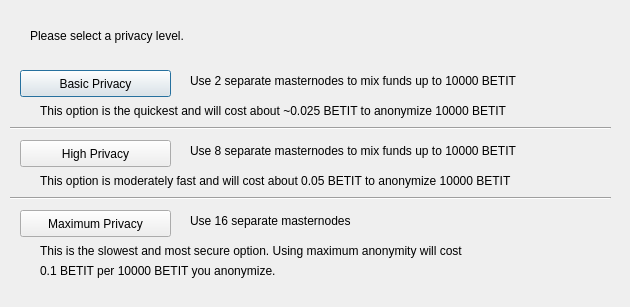
<?xml version="1.0" encoding="UTF-8"?>
<ui version="4.0">
 <class>ObfuscationConfig</class>
 <widget class="QDialog" name="ObfuscationConfig">
  <property name="geometry">
   <rect>
    <x>0</x>
    <y>0</y>
    <width>630</width>
    <height>307</height>
   </rect>
  </property>
  <property name="windowTitle">
   <string>Configure Obfuscation</string>
  </property>
  <widget class="QPushButton" name="buttonBasic">
   <property name="geometry">
    <rect>
     <x>20</x>
     <y>70</y>
     <width>151</width>
     <height>27</height>
    </rect>
   </property>
   <property name="text">
    <string>Basic Privacy</string>
   </property>
  </widget>
  <widget class="QPushButton" name="buttonHigh">
   <property name="geometry">
    <rect>
     <x>20</x>
     <y>140</y>
     <width>151</width>
     <height>27</height>
    </rect>
   </property>
   <property name="text">
    <string>High Privacy</string>
   </property>
  </widget>
  <widget class="QPushButton" name="buttonMax">
   <property name="geometry">
    <rect>
     <x>20</x>
     <y>210</y>
     <width>151</width>
     <height>27</height>
    </rect>
   </property>
   <property name="text">
    <string>Maximum Privacy</string>
   </property>
  </widget>
  <widget class="QLabel" name="label">
   <property name="geometry">
    <rect>
     <x>30</x>
     <y>20</y>
     <width>571</width>
     <height>31</height>
    </rect>
   </property>
   <property name="text">
    <string>Please select a privacy level.</string>
   </property>
  </widget>
  <widget class="QLabel" name="label_2">
   <property name="geometry">
    <rect>
     <x>190</x>
     <y>70</y>
     <width>421</width>
     <height>21</height>
    </rect>
   </property>
   <property name="text">
    <string>Use 2 separate masternodes to mix funds up to 10000 BETIT</string>
   </property>
  </widget>
  <widget class="QLabel" name="label_3">
   <property name="geometry">
    <rect>
     <x>190</x>
     <y>140</y>
     <width>411</width>
     <height>21</height>
    </rect>
   </property>
   <property name="text">
    <string>Use 8 separate masternodes to mix funds up to 10000 BETIT</string>
   </property>
  </widget>
  <widget class="QLabel" name="label_4">
   <property name="geometry">
    <rect>
     <x>190</x>
     <y>210</y>
     <width>421</width>
     <height>21</height>
    </rect>
   </property>
   <property name="text">
    <string>Use 16 separate masternodes</string>
   </property>
  </widget>
  <widget class="QLabel" name="label_6">
   <property name="geometry">
    <rect>
     <x>40</x>
     <y>100</y>
     <width>561</width>
     <height>21</height>
    </rect>
   </property>
   <property name="text">
    <string>This option is the quickest and will cost about ~0.025 BETIT to anonymize 10000 BETIT</string>
   </property>
  </widget>
  <widget class="QLabel" name="label_7">
   <property name="geometry">
    <rect>
     <x>40</x>
     <y>170</y>
     <width>561</width>
     <height>21</height>
    </rect>
   </property>
   <property name="text">
    <string>This option is moderately fast and will cost about 0.05 BETIT to anonymize 10000 BETIT</string>
   </property>
  </widget>
  <widget class="QLabel" name="label_8">
   <property name="geometry">
    <rect>
     <x>40</x>
     <y>240</y>
     <width>561</width>
     <height>21</height>
    </rect>
   </property>
   <property name="text">
    <string>This is the slowest and most secure option. Using maximum anonymity will cost</string>
   </property>
  </widget>
  <widget class="QLabel" name="label_9">
   <property name="geometry">
    <rect>
     <x>40</x>
     <y>260</y>
     <width>561</width>
     <height>21</height>
    </rect>
   </property>
   <property name="text">
    <string>0.1 BETIT per 10000 BETIT you anonymize.</string>
   </property>
  </widget>
  <widget class="Line" name="line">
   <property name="geometry">
    <rect>
     <x>10</x>
     <y>120</y>
     <width>601</width>
     <height>16</height>
    </rect>
   </property>
   <property name="orientation">
    <enum>Qt::Horizontal</enum>
   </property>
  </widget>
  <widget class="Line" name="line_2">
   <property name="geometry">
    <rect>
     <x>10</x>
     <y>190</y>
     <width>601</width>
     <height>16</height>
    </rect>
   </property>
   <property name="orientation">
    <enum>Qt::Horizontal</enum>
   </property>
  </widget>
 </widget>
 <resources/>
 <connections/>
</ui>
